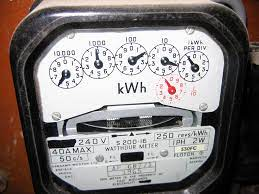
#> input picture prototype/image1.jpg, 259 x 194 px
$ python dial_meters.py image1.jpg
#> lines starting #> are read from the running program, lines starting #| are printed output that depends on the picture; after the words box and inside, x2 and y2 are one past the last pixel; in counts of white or black regions, pixels touching at a corner belong together
#> in main, img is the input picture: shape (194, 259, 3); mean B, G, R 122.3, 123.8, 130.3
import sys
import cv2
import numpy as np
import pytesseract

CW_value_ranges = {
    0: [90, 54],
    1: [54, 18],
    2: [18, 342],
    3: [342, 306],
    4: [306, 270],
    5: [270, 234],
    6: [234, 198],
    7: [198, 162],
    8: [162, 126],
    9: [126, 90]
}

CCW_value_ranges = {
    0: [90, 126],
    1: [126, 162],
    2: [162, 198],
    3: [198, 234],
    4: [234, 270],
    5: [270, 306],
    6: [306, 342],
    7: [342, 18],
    8: [18, 54],
    9: [54, 90]
}

def Preprocess(image):
    gray = cv2.cvtColor(image, cv2.COLOR_BGR2GRAY)
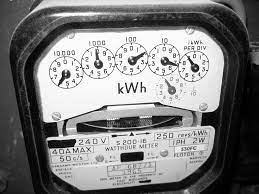
#> gray: shape (194, 259); min 0, max 255, mean 125.5
    gaussian_gray = cv2.GaussianBlur(gray, (5, 5), 0)
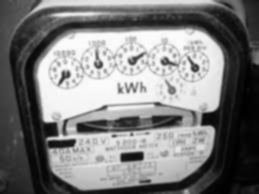
#> gaussian_gray: shape (194, 259); min 0, max 252, mean 125.5
    return gray, gaussian_gray

# [8 lines left out: function getValue, not called in this run]

def DialDetector(image, gaussian_gray):
    # find the circles
    circles = cv2.HoughCircles(gaussian_gray, cv2.HOUGH_GRADIENT, dp=1, minDist=45, param1=150, param2=90, minRadius=0, maxRadius=0)
#> circles = None
    # round all x, y, r values
#> (the run stopped early here; a loop or call above may not have finished)

$ run again, on prototype/dialmeter1.jpg
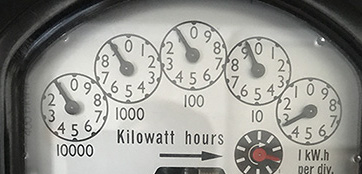
#> input picture prototype/dialmeter1.jpg, 362 x 174 px
#> in main, img is the input picture: shape (174, 362, 3); mean B, G, R 146.2, 151.3, 151.4
#> in DialDetector, `circles = cv2.HoughCircles(gaussian_gray, cv2.HOUGH_GRADIENT, dp=1, mi..`: circles = [[74.5, 106.5, 34.9], [256.5, 70.5, 34.4], [126.5, 69.5, 33.3], [193.5, 54.5, 34.7], [309.5, 111.5, 31.5]]
#> in DialDetector, `circles = np.uint16(np.around(circles))`: circles = [[74, 106, 35], [256, 70, 34], [126, 70, 33], [194, 54, 35], [310, 112, 32]]
#> in DialDetector, `circles = circles[0][np.argsort(circles[:, :, 0])]`: circles = [[74, 106, 35], [126, 70, 33], [194, 54, 35], [256, 70, 34], [310, 112, 32]]
#> the loop in DialDetector, `for i in circles[0][:5]:` made 5 passes
#> dials has the same summary as circles in DialDetector
#> circle = [74, 106, 35]
#> x = 74; y = 106; r = 35
#> mask: shape (174, 362); 6.1% white; 1 white region, box (x1, y1, x2, y2) and area: (39, 71, 110, 142) 3853
#> in getDialOrientation, `thresh = cv2.bitwise_and(thresh, mask)`:
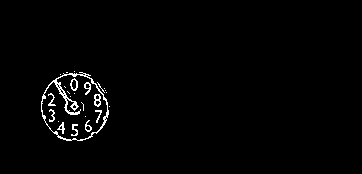
#> thresh: shape (174, 362); 1.6% white in thin lines or dots, all inside (x1, y1, x2, y2) = (41, 71, 110, 141)
#> x1 = 39
#> x2 = 109
#> y1 = 71
#> y2 = 141
#> cropped: shape (70, 70); 20% white in thin lines or dots
#> in getDialOrientation, `roi2 = resized[y1:y2, x:x2]`:
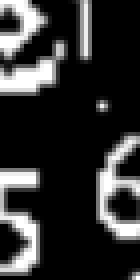
#> roi2: shape (70, 35) (shown 4 times larger); min 0, max 255, mean 49.2

$ run again, on prototype/dialmeter2.jpg
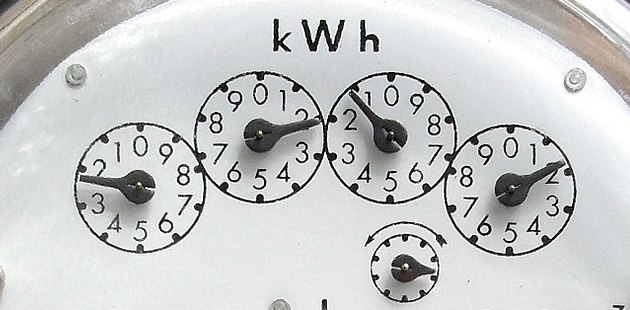
#> input picture prototype/dialmeter2.jpg, 630 x 310 px
#> in main, img is the input picture: shape (310, 630, 3); mean B, G, R 201.7, 201.9, 200.5
#> in DialDetector, `circles = cv2.HoughCircles(gaussian_gray, cv2.HOUGH_GRADIENT, dp=1, mi..`: circles = [[509.5, 190.5, 66.4], [259.5, 138.5, 64.7], [137.5, 187.5, 64.3], [388.5, 137.5, 65.1], [404.5, 269.5, 33.3]]
#> in DialDetector, `circles = np.uint16(np.around(circles))`: circles = [[510, 190, 66], [260, 138, 65], [138, 188, 64], [388, 138, 65], [404, 270, 33]]
#> in DialDetector, `circles = circles[0][np.argsort(circles[:, :, 0])]`: circles = [[138, 188, 64], [260, 138, 65], [388, 138, 65], [404, 270, 33], [510, 190, 66]]
#> the loop in DialDetector, `for i in circles[0][:5]:` made 5 passes
#> dials has the same summary as circles in DialDetector
#> circle = [138, 188, 64]
#> x = 138; y = 188; r = 64
#> mask: shape (310, 630); 6.6% white; 1 white region, box (x1, y1, x2, y2) and area: (74, 124, 203, 253) 12853
#> in getDialOrientation, `thresh = cv2.bitwise_and(thresh, mask)`:
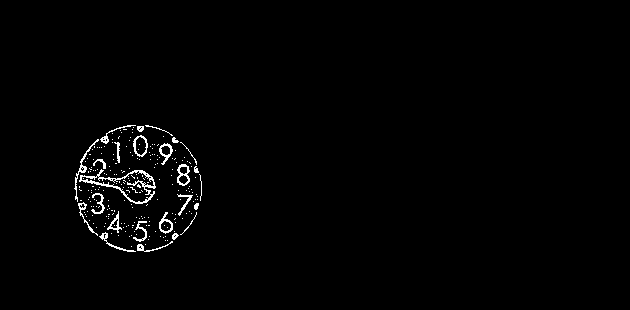
#> thresh: shape (310, 630); 1.3% white in thin lines or dots, all inside (x1, y1, x2, y2) = (74, 125, 202, 252)
#> x1 = 74
#> x2 = 202
#> y1 = 124
#> y2 = 252
#> cropped: shape (128, 128); 15.3% white in thin lines or dots
#> in getDialOrientation, `roi1 = resized[y1:y2, x1:x]`:
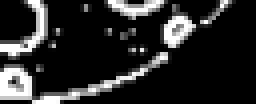
#> roi1: shape (26, 64) (shown 4 times larger); min 0, max 255, mean 41.7
